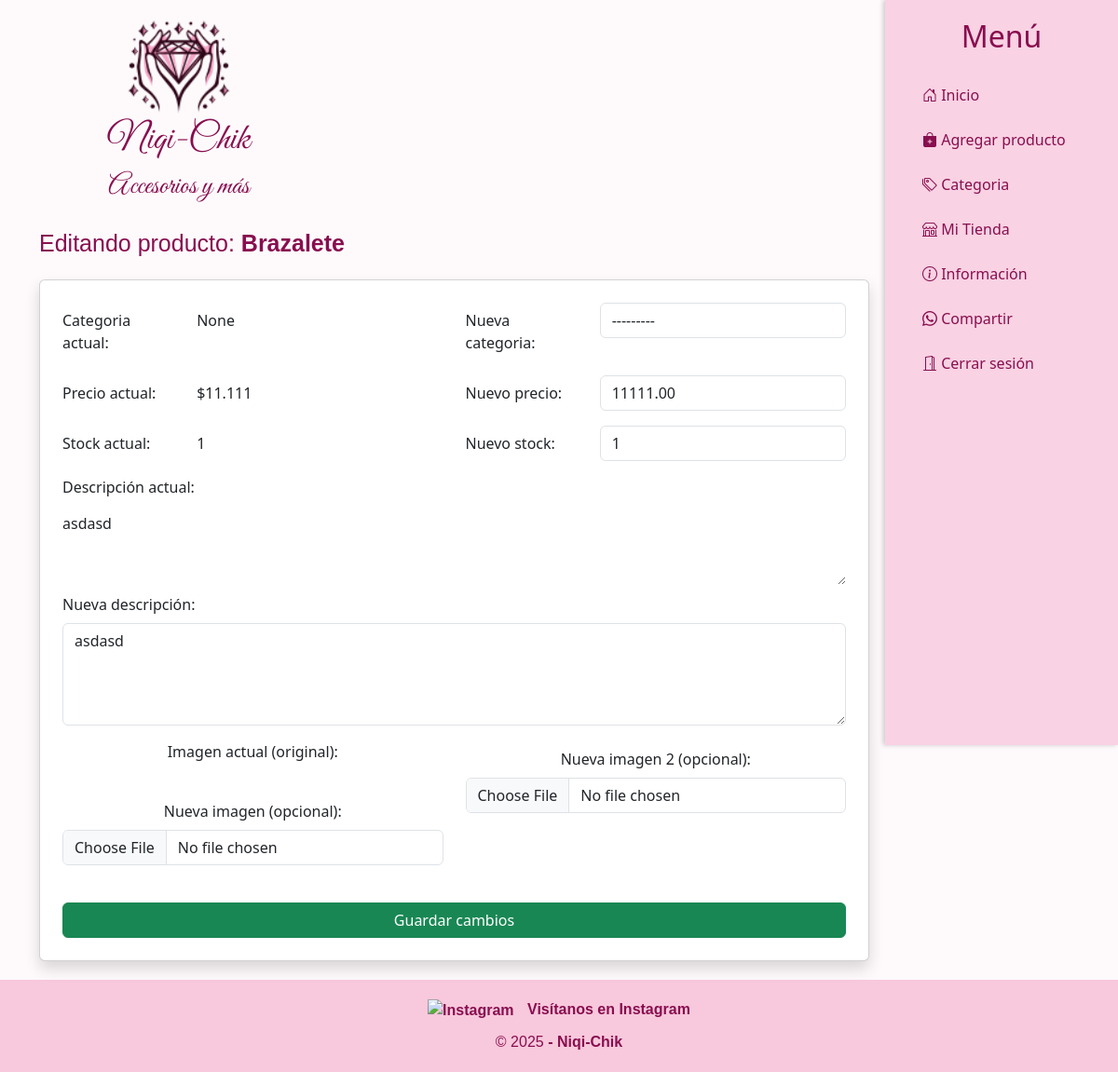
Before: /tienda/2/editar/ (signed in) with the older database file.
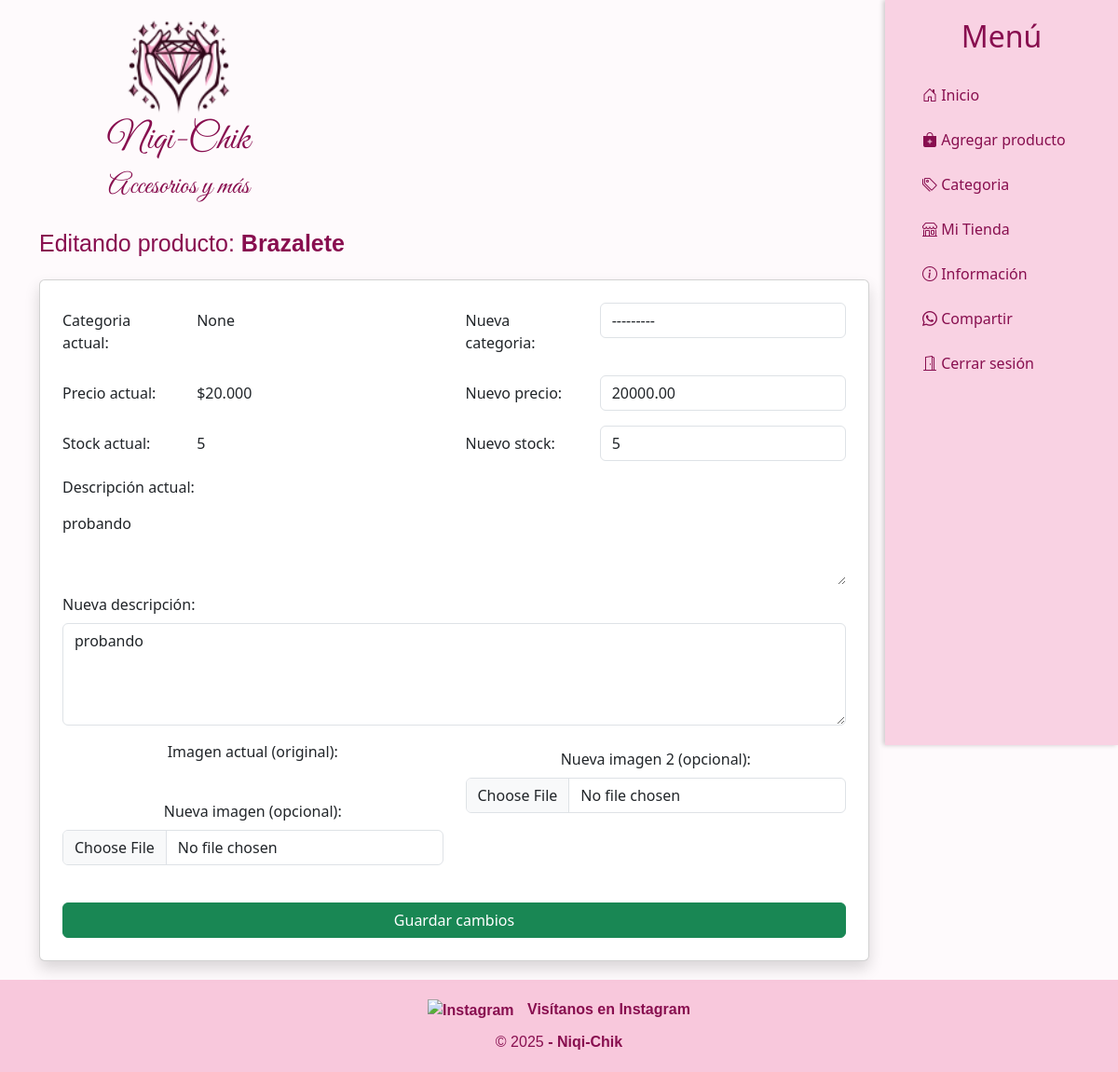
After: the same page with the newer database file.
### tienda/models.py (models this page shows, shortened)
class Producto(models.Model):
    codigo = models.CharField(max_length=6, unique=True, editable=False, null=True, blank=True)
    nombre = models.CharField(max_length=100)
    categoria = models.ForeignKey(Categoria, on_delete=models.SET_NULL, null=True, blank=True)
    descripcion = models.TextField()
    precio = models.DecimalField(max_digits=10, decimal_places=2)
    stock = models.IntegerField()
    vendidos = models.IntegerField(default=0)
    imagen = CloudinaryField('Producto Original', blank=True, null=True)
    imagen2 = CloudinaryField('Producto Puesto', blank=True, null=True)
    estado = models.BooleanField(default=True)
    vendedor = models.ForeignKey(User, on_delete=models.CASCADE)
    slug = models.SlugField(unique=True, blank=True)

### tienda/views.py (the view)
# urls.py: path('tienda/<int:producto_id>/editar/', views.editar_producto, name='editar_producto'),
@login_required
def editar_producto(request, producto_id):
    producto = get_object_or_404(Producto, id=producto_id, vendedor=request.user)
    if request.method == 'POST':
        form = EditarProductoForm(request.POST, request.FILES, instance=producto)
        if form.is_valid():
            form.save()
            return redirect('tienda')
    else:
        form = EditarProductoForm(instance=producto)  # Cambié ProductoForm por EditarProductoForm
    return render(request, 'tienda/editar.html', {'form': form, 'producto': producto})

### tienda/forms.py
class EditarProductoForm(forms.ModelForm):
    class Meta:
        model = Producto
        fields = ['categoria', 'precio', 'stock', 'descripcion', 'imagen', 'imagen2']
        widgets = {
            'categoria': forms.Select(attrs={'class': 'form-control'}),  # <- CORREGIDO aquí
            'precio': forms.NumberInput(attrs={'class': 'form-control'}),
            'stock': forms.NumberInput(attrs={'class': 'form-control'}),
            'descripcion': forms.Textarea(attrs={'class': 'form-control', 'rows': 4}),
            'imagen': forms.ClearableFileInput(attrs={'class': 'form-control'}),
            'imagen2': forms.ClearableFileInput(attrs={'class': 'form-control'}),
        }

### tienda/models.py (called while the page is built)
    def __str__(self):
        return self.nombre

### tienda/templatetags/custom_filters.py (called while the page is built)
@register.filter
def formato_chileno(valor):
    try:
        valor = int(valor)
        return "${:,}".format(valor).replace(",", ".")
    except (ValueError, TypeError):
        return valor

@register.filter(name='add_class')
def add_class(field, css_class):
    existing_classes = field.field.widget.attrs.get('class', '')
    new_classes = f"{existing_classes} {css_class}".strip()
    return field.as_widget(attrs={"class": new_classes})

### tienda/templates/tienda/editar.html (shortened to what this page needs)
{% include "tienda/Menu.html" %}
{% load static %}
{% load custom_filters %}
<div class="contenido">
<div class="container mt-12">
  <h1 class="titulo-scriptify2">Editando producto: <strong>{{ producto.nombre }}</strong></h1>
    <form method="POST" enctype="multipart/form-data" class="card p-4 shadow mt-4">
      <div class="mb-3 row">
        <label class="col-sm-2 col-form-label">Categoria actual:</label>
        <div class="col-sm-4">
          <input type="text" class="form-control-plaintext" readonly value="{{ producto.categoria }}">
        </div>
        <label class="col-sm-2 col-form-label">Nueva categoria:</label>
        <div class="col-sm-4">
          {{ form.categoria|add_class:"form-control" }}
        </div>
      </div>
      <div class="mb-3 row">
        <label class="col-sm-2 col-form-label">Precio actual:</label>
        <div class="col-sm-4">
          <input type="text" class="form-control-plaintext" readonly value="{{ producto.precio|formato_chileno }}">
        </div>
        <label class="col-sm-2 col-form-label">Nuevo precio:</label>
        <div class="col-sm-4">
          {{ form.precio|add_class:"form-control" }}
        </div>
      </div>
      <div class="mb-3 row">
        <label class="col-sm-2 col-form-label">Stock actual:</label>
        <div class="col-sm-4">
          <input type="text" class="form-control-plaintext" readonly value="{{ producto.stock }}">
        </div>
        <label class="col-sm-2 col-form-label">Nuevo stock:</label>
        <div class="col-sm-4">
          {{ form.stock|add_class:"form-control" }}
        </div>
      </div>
      <div class="mb-3">
        <label class="form-label">Descripción actual:</label>
        <textarea class="form-control-plaintext mb-2" rows="3" readonly>{{ producto.descripcion }}</textarea>
        <label class="form-label">Nueva descripción:</label>
        {{ form.descripcion|add_class:"form-control" }}
      </div>
      <div class="mb-3 row">
        <div class="col-sm-6 text-center">
          {% if producto.imagen %}
            <p class="form-label">Imagen actual (original):</p>
          {% endif %}
          <p class="form-label mt-2">Nueva imagen (opcional):</p>
          {{ form.imagen|add_class:"form-control" }}
        </div>
        <div class="col-sm-6 text-center">
          <p class="form-label mt-2">Nueva imagen 2 (opcional):</p>
          {{ form.imagen2|add_class:"form-control" }}
        </div>
      </div>
      <div class="d-grid mt-4">
        <button type="submit" class="btn btn-success">Guardar cambios</button>
      </div>
    </form>
</div>
</div>
{% include "tienda/Footer.html" %}

Changed rows visible on the page:
changed Producto "Brazalete": precio "$11.111" → "$20.000"; precio "11111.00" → "20000.00"; stock "1" → "5"; descripcion "asdasd" → "probando"
